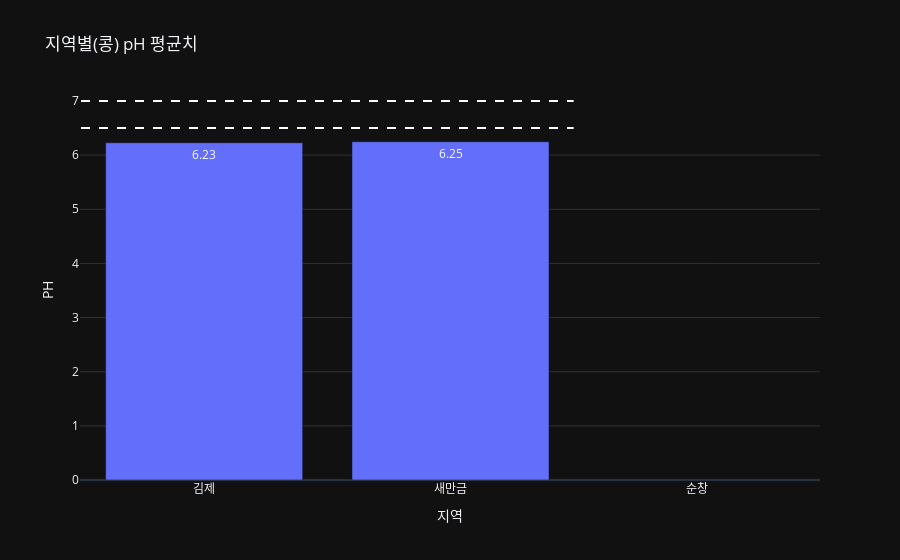

The notebook cell saved with this chart:
### Code cell
#ph
fig_ph = px.bar(stats_table_bean, x='지역', y='PH', text_auto='.3s', title='지역별(콩) pH 평균치')
fig_ph.add_shape(
    type='line',
    x0=-0.5,
    x1=1.5,
    y0=6.5,
    y1=6.5,
    line=dict(color="white", width=2, dash='dash'),
    name='적정 하한'
)

fig_ph.add_shape(
    type='line',
    x0=-0.5,
    x1=1.5,
    y0=7.0,
    y1=7.0,
    line=dict(color="white", width=2, dash='dash'),
    name='적정 상한'
)

fig_ph.update_traces(textposition='inside')

fig_ph.show()

### Figure 1 — Plotly figure (JSON) as saved in the notebook; plotly's stock layout.template omitted (floating-point values rounded to 4 significant figures)
{"data": [{"alignmentgroup": "True", "hovertemplate": "지역=%{x}<br>PH=%{y}<extra></extra>", "legendgroup": "", "marker": {"color": "#636efa", "pattern": {"shape": ""}}, "name": "", "offsetgroup": "", "orientation": "v", "showlegend": false, "textposition": "inside", "texttemplate": "%{y:.3s}", "x": ["김제", "새만금", "순창"], "xaxis": "x", "y": [6.228, 6.248, null], "yaxis": "y", "type": "bar"}], "layout": {"xaxis": {"anchor": "y", "domain": [0.0, 1.0], "title": {"text": "지역"}}, "yaxis": {"anchor": "x", "domain": [0.0, 1.0], "title": {"text": "PH"}}, "legend": {"tracegroupgap": 0}, "title": {"text": "지역별(콩) pH 평균치"}, "barmode": "relative", "shapes": [{"line": {"color": "white", "dash": "dash", "width": 2}, "name": "적정 하한", "type": "line", "x0": -0.5, "x1": 1.5, "y0": 6.5, "y1": 6.5}, {"line": {"color": "white", "dash": "dash", "width": 2}, "name": "적정 상한", "type": "line", "x0": -0.5, "x1": 1.5, "y0": 7.0, "y1": 7.0}]}}
